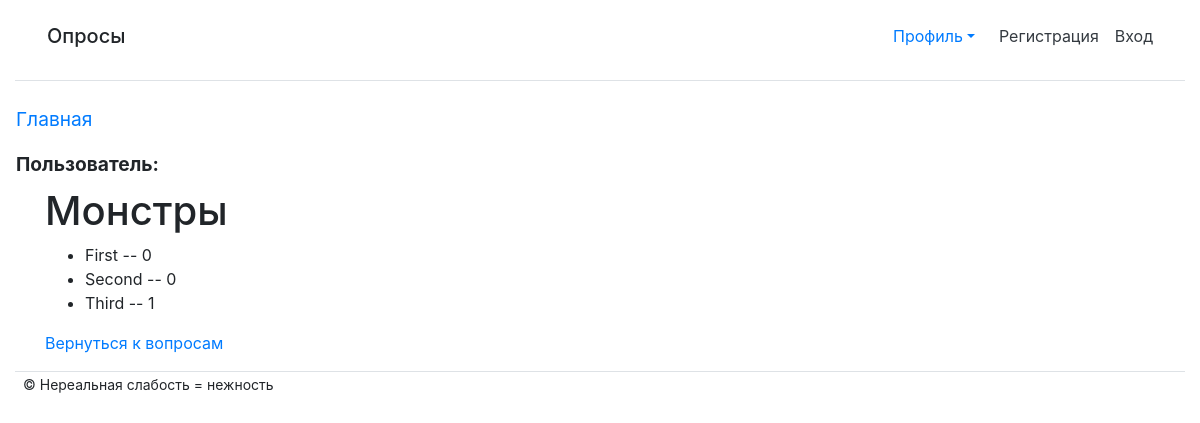
Page /polls/1/results/ on the committed database.
### polls/models.py (models this page shows, shortened)
class Question(models.Model):
    question_text = models.CharField(max_length=200, verbose_name='Название опроса')
    pub_date = models.DateTimeField('date published')
    description_question = models.CharField(max_length=200, verbose_name='Краткое описание')
    description_choice = models.CharField(max_length=200, verbose_name='Подробное описание')
    img = models.ImageField(max_length=200, verbose_name='Картинка', upload_to=get_name_file, blank=True, null=True,
                            validators=[FileExtensionValidator(allowed_extensions=['png', 'jpg', 'jpeg'])])

class Choice(models.Model):
    question = models.ForeignKey(Question, on_delete=models.CASCADE)
    choice_text = models.CharField(max_length=200)
    votes = models.IntegerField(default=0)

### polls/views.py (the view)
# urls.py: path('<int:pk>/results/', views.ResultsView.as_view(), name='results'),
class ResultsView(generic.DetailView):
    model = Question
    template_name = 'polls/results.html'

### polls/templates/polls/results.html
{% extends "base.html" %}
{% load bootstrap4 %}
{% block content %}
<h1>{{ question.question_text }}</h1>
<ul>
    {% for choice in question.choice_set.all %}
    <li>{{ choice.choice_text }} -- {{ choice.votes }}</li>
    {% endfor %}
</ul>
<a href="{% url 'polls:index'%}">Вернуться к вопросам</a>
{% endblock %}

### rows in the picture
Question: question_text "Монстры"
Choice: choice_text "First", votes "0"
Choice: choice_text "Second", votes "0"
Choice: choice_text "Third", votes "1"
